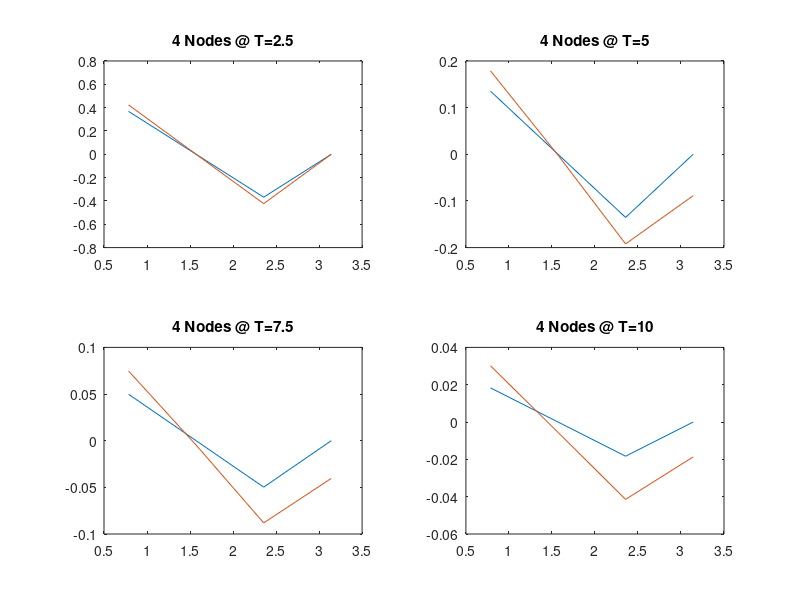

MATLAB code for this plot:
clc; clear; close all;
N=4;
k=2;
T=10;
L= pi;
h1=T/N;
h2=L/N;
D = 0.1;
r=D*h1/(2*h2^2);
A= zeros(N,N);
for c=1:N
    for z=1:N
        if z==c
            A(z,c)= 1+2*r;
        elseif abs(z-c) ==1
            A(z,c) =-r;
        else
            A(z,c)=0;
        end
    end
end
A;
F= zeros(N,1);
for d= 1:N
    if d==1 
        F(d,1)= (1-2*r)*sin(k*(L/N)) + r*sin(k*(2*(L/N)));
    else
        F(d,1)= r*sin(k*(d-1)*(L/N))+(1-2*r)*sin(k*d*(L/N))+ r*sin(k*(d+1)*(L/N));
    end
end
F;
F_1= F(1:N-1,1);
A_1= A(1:N-1,1:N-1);
U1= A_1\F_1;
U1= [U1;0];
F_2= [(1-2*r)*U1(1)+r*U1(2); r*U1(1)+ (1-2*r)*U1(2)+ r*U1(3); r*U1(2)+(1-2*r)*U1(3); r*U1(3)];
U2= A\F_2;
F_3= [(1-2*r)*U2(1)+r*U2(2); r*U2(1)+ (1-2*r)*U2(2)+ r*U2(3); r*U2(2)+(1-2*r)*U2(3); r*U2(3)];
U3=A\F_3;
F_4= [(1-2*r)*U3(1)+r*U3(2); r*U3(1)+ (1-2*r)*U3(2)+ r*U3(3); r*U3(2)+(1-2*r)*U3(3); r*U3(3)];
U4= A\F_4;
x= h2:h2:pi;
u1= exp(-D*k^2*2.5)*sin(k*x);
u1=u1';
u2=exp(-D*k^2*5)*sin(k*x);
u2=u2';
u3=exp(-D*k^2*7.5)*sin(k*x);
u3=u3';
u4=exp(-D*k^2*10)*sin(k*x);
u4=u4';
error1= (1/N)*(abs((u1(1)-U1(1))/u1(1)) + abs((u1(2)-U1(2))/u1(2)) +abs((u1(3)-U1(3))/u1(3))+ abs((u1(4)-U1(4))/u1(4)))
error2= (1/N)*(abs((u2(1)-U2(1))/u2(1)) + abs((u2(2)-U2(2))/u2(2)) +abs((u2(3)-U2(3))/u2(3))+ abs((u2(4)-U2(4))/u2(4)))
error3= (1/N)*(abs((u3(1)-U3(1))/u3(1)) + abs((u3(2)-U3(2))/u3(2)) +abs((u3(3)-U3(3))/u3(3))+ abs((u3(4)-U3(4))/u3(4)))
error4= (1/N)*(abs((u4(1)-U4(1))/u4(1)) + abs((u4(2)-U4(2))/u4(2)) +abs((u4(3)-U4(3))/u4(3))+ abs((u4(4)-U4(4))/u4(4)))
figure(1)
subplot(2,2,1)
plot(x,u1,x,U1)
title('4 Nodes @ T=2.5')
subplot(2,2,2)
plot(x,u2,x,U2)
title('4 Nodes @ T=5')
subplot(2,2,3)
plot(x,u3,x,U3)
title('4 Nodes @ T=7.5')
subplot(2,2,4)
plot(x,u4,x,U4)
title('4 Nodes @ T=10')